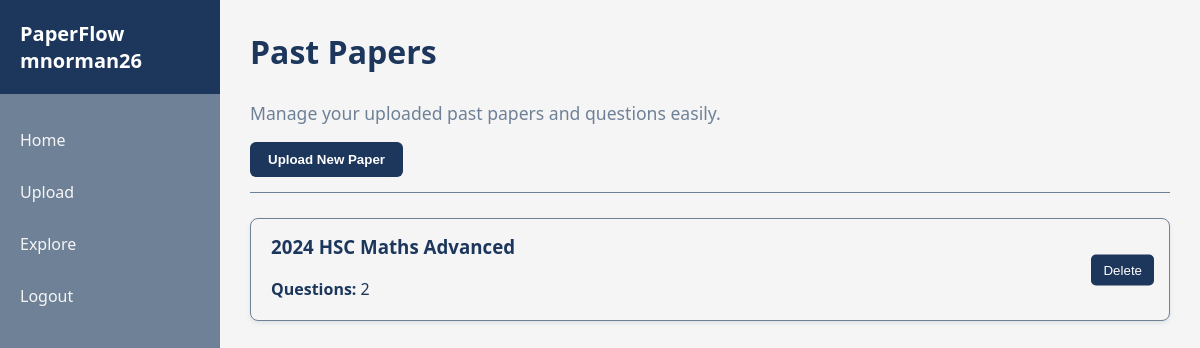
Screenshot of / (signed in) with the database file from the repository.
### models.py (models this page shows)
class User(db.Model, UserMixin):
    __tablename__ = 'user'
    id = db.Column(db.Integer, primary_key=True)
    username = db.Column(db.String(150), unique=True, nullable=False)
    password_hash = db.Column(db.String(200), nullable=False)
    papers = db.relationship('UserPaper', backref='user', lazy=True)

class PastPaper(db.Model):
    id = db.Column(db.Integer, primary_key=True)
    filename = db.Column(db.String(200), nullable=False)
    questions = db.relationship(
        'Question',
        backref='paper',
        lazy=True,
        cascade="all, delete-orphan"
    )
    uploaded_at = db.Column(db.DateTime, default=db.func.now())
    owner_id = db.Column(db.Integer, db.ForeignKey('user.id'), nullable=False)

### app.py (the view)
@app.route('/')
@login_required
def index():
    links = UserPaper.query.filter_by(user_id=current_user.id).all()
    papers = [PastPaper.query.get(link.paper_id) for link in links]
    return render_template('index.html', papers=papers)

### app.py (called while the page is built)
@login_manager.user_loader
def load_user(user_id):
    user = User.query.filter_by(id=int(user_id)).first()
    return user

@app.context_processor
def inject_user():
    return dict(user=current_user)

def format_filename(filename):
    name = str(filename).split('_', 1)[-1]
    name = os.path.splitext(name)[0]
    name = re.sub(r'[-_]+', ' ', name)
    words = name.split()
    formatted = []
    for w in words:
        if w.upper() in ["HSC", "IB", "PDF"]:
            formatted.append(w.upper())
        else:
            formatted.append(w.capitalize())
    return " ".join(formatted)

@app.context_processor
def utility_processor():
    return dict(format_filename=format_filename)

### templates/index.html (shortened to what this page needs)
{% extends "base.html" %}
{% block content %}
<header>
    <h1>Past Papers</h1>
    {% from "macros.html" import flash_messages %}
    <p>Manage your uploaded past papers and questions easily.</p>
    <a href="{{ url_for('upload') }}"><button>Upload New Paper</button></a>
</header>
<section>
    {% if papers %}
        <div class="papers-list">
            {% for paper in papers %}
                <div class="paper-card-wrapper">
                    <a href="{{ url_for('view_paper', paper_id=paper.id) }}" class="paper-card-link">
                        <div class="paper-card">
                            <div class="paper-info">
                                <h3>{{ format_filename(paper.filename) }}</h3>
                                <p><strong>Questions:</strong> {{ paper.questions|length }}</p>
                            </div>
                            {% if paper.owner_id == current_user.id %}
                                <form class="delete-form" action="{{ url_for('delete_paper', paper_id=paper.id) }}" method="POST"
                                    onsubmit="return confirm('Are you sure you want to delete this past paper?');">
                                    <button type="submit" class="card-btn delete-btn">Delete</button>
                                </form>
                            {% else %}
                                <form class="delete-form" action="{{ url_for('remove_paper', paper_id=paper.id) }}" method="POST"
                                    onsubmit="return confirm('Are you sure you want to remove this past paper from your papers?');">
                                    <button type="submit" class="card-btn delete-btn">Remove</button>
                                </form>
                            {% endif %}
                        </div>
                    </a>
                </div>
            {% endfor %}
        </div>
    {% else %}
        <p>No past papers uploaded yet. Use the button above to upload one.</p>
    {% endif %}
</section>
{% endblock %}

### templates/base.html (shortened to what this page needs)
<!DOCTYPE html>
<html lang="en">
<head>
    <link rel="stylesheet" href="{{ url_for('static', filename='css/style.css') }}">
</head>
<body>
    <nav class="sidebar">
    <div class="brand">
        PaperFlow
        {% if current_user.is_authenticated %}
            <span class="user-tag">{{ current_user.username }}</span>
        {% endif %}
    </div>
        <div class="nav-links">
            {% if current_user.is_authenticated %}
                <a href="{{ url_for('index') }}">Home</a>
                <a href="{{ url_for('upload') }}">Upload</a>
                <a href="{{ url_for('explore') }}">Explore</a>
                <a href="{{ url_for('logout') }}">Logout</a>
            {% else %}
                <a href="{{ url_for('login') }}">Login</a>
                <a href="{{ url_for('register') }}">Register</a>
            {% endif %}
        </div>
    </nav>
    <div class="main-content">
        {% block content %}{% endblock %}
    </div>
</body>
</html>

### static/css/style.css (style rules this page uses)
html, body { height: 100%; margin: 0; font-family: 'Segoe UI', Tahoma, Geneva, Verdana, sans-serif; background-color: #f5f5f5; color: #1c375b; }
.sidebar { position: fixed; top: 0; left: 0; width: 220px; height: 100vh; display: flex; flex-direction: column; background-color: #6f8197; }
.sidebar .brand { padding: 20px; font-size: 20px; font-weight: bold; background-color: #1c375b; color: white; }
.sidebar .nav-links { flex-grow: 1; display: flex; flex-direction: column; padding-top: 20px; }
.sidebar .nav-links a { padding: 15px 20px; text-decoration: none; color: #f5f5f5; font-weight: 500; }
.main-content { margin-left: 220px; padding: 30px; }
header { text-align: left; margin-bottom: 25px; padding-bottom: 15px; border-bottom: 1px solid #6f8197; }
header h1 { font-size: 2em; margin: 0; color: #1c375b; padding-bottom: 10px; }
header p { font-size: 1.1em; color: #6f8197; }
button, .btn-primary { background-color: #1c375b; color: white; border: none; padding: 10px 18px; border-radius: 6px; cursor: pointer; font-weight: 600; transition: all 0.2s; text-decoration: none; display: inline-block; text-align: center; }
.paper-card-wrapper { margin-bottom: 15px; position: relative; }
.paper-card-link { display: block; text-decoration: none; }
.paper-card { background-color: #f5f5f5; padding: 15px 20px; border-radius: 8px; border: 1px solid #6f8197; box-shadow: 0 2px 4px rgba(28,55,91,0.1); position: relative; transition: transform 0.1s, box-shadow 0.2s; }
.paper-card h3 { margin-top: 0; color: #1c375b; }
.paper-card p { margin: 5px 0; }
.delete-form { position: absolute; top: 50%; right: 15px; transform: translateY(-50%); }
.card-btn.delete-btn { background-color: #1c375b; color: white; border: none; padding: 8px 12px; border-radius: 5px; cursor: pointer; font-weight: 500; }
a { text-decoration: none; color: inherit; }

### rows the page displays
User: username "mnorman26"
PastPaper: filename "2024 HSC Maths Advanced", questions|length "2"
